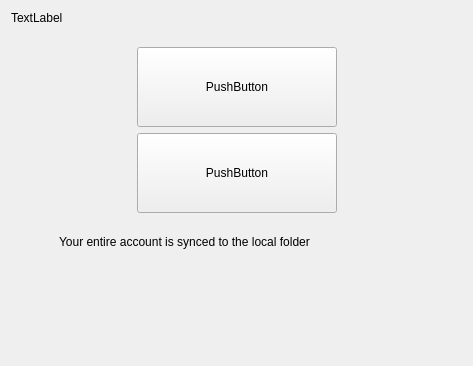
<?xml version="1.0" encoding="UTF-8"?>
<ui version="4.0">
 <class>OwncloudWizardResultPage</class>
 <widget class="QWidget" name="OwncloudWizardResultPage">
  <property name="geometry">
   <rect>
    <x>0</x>
    <y>0</y>
    <width>473</width>
    <height>366</height>
   </rect>
  </property>
  <property name="windowTitle">
   <string notr="true">Form</string>
  </property>
  <layout class="QVBoxLayout" name="verticalLayout_3">
   <item>
    <widget class="QLabel" name="topLabel">
     <property name="text">
      <string notr="true">TextLabel</string>
     </property>
     <property name="wordWrap">
      <bool>true</bool>
     </property>
    </widget>
   </item>
   <item>
    <layout class="QHBoxLayout" name="horizontalLayout_2">
     <item>
      <spacer name="horizontalSpacer">
       <property name="orientation">
        <enum>Qt::Horizontal</enum>
       </property>
       <property name="sizeType">
        <enum>QSizePolicy::Fixed</enum>
       </property>
       <property name="sizeHint" stdset="0">
        <size>
         <width>48</width>
         <height>20</height>
        </size>
       </property>
      </spacer>
     </item>
     <item>
      <layout class="QVBoxLayout" name="verticalLayout_2">
       <item>
        <layout class="QHBoxLayout" name="horizontalLayout_12"/>
       </item>
       <item>
        <spacer name="verticalSpacer_2">
         <property name="orientation">
          <enum>Qt::Vertical</enum>
         </property>
         <property name="sizeType">
          <enum>QSizePolicy::Fixed</enum>
         </property>
         <property name="sizeHint" stdset="0">
          <size>
           <width>20</width>
           <height>16</height>
          </size>
         </property>
        </spacer>
       </item>
       <item>
        <layout class="QHBoxLayout" name="horizontalLayout">
         <item>
          <spacer name="horizontalSpacer_3">
           <property name="orientation">
            <enum>Qt::Horizontal</enum>
           </property>
           <property name="sizeHint" stdset="0">
            <size>
             <width>40</width>
             <height>20</height>
            </size>
           </property>
          </spacer>
         </item>
         <item>
          <layout class="QVBoxLayout" name="verticalLayout">
           <item>
            <widget class="QToolButton" name="pbOpenServer">
             <property name="sizePolicy">
              <sizepolicy hsizetype="Minimum" vsizetype="Fixed">
               <horstretch>0</horstretch>
               <verstretch>0</verstretch>
              </sizepolicy>
             </property>
             <property name="minimumSize">
              <size>
               <width>200</width>
               <height>80</height>
              </size>
             </property>
             <property name="text">
              <string notr="true">PushButton</string>
             </property>
             <property name="toolButtonStyle">
              <enum>Qt::ToolButtonTextUnderIcon</enum>
             </property>
            </widget>
           </item>
           <item>
            <widget class="QToolButton" name="pbOpenLocal">
             <property name="sizePolicy">
              <sizepolicy hsizetype="Minimum" vsizetype="Fixed">
               <horstretch>0</horstretch>
               <verstretch>0</verstretch>
              </sizepolicy>
             </property>
             <property name="minimumSize">
              <size>
               <width>200</width>
               <height>80</height>
              </size>
             </property>
             <property name="text">
              <string notr="true">PushButton</string>
             </property>
             <property name="toolButtonStyle">
              <enum>Qt::ToolButtonTextUnderIcon</enum>
             </property>
            </widget>
           </item>
          </layout>
         </item>
         <item>
          <spacer name="horizontalSpacer_4">
           <property name="orientation">
            <enum>Qt::Horizontal</enum>
           </property>
           <property name="sizeHint" stdset="0">
            <size>
             <width>40</width>
             <height>20</height>
            </size>
           </property>
          </spacer>
         </item>
        </layout>
       </item>
       <item>
        <spacer name="verticalSpacer_3">
         <property name="orientation">
          <enum>Qt::Vertical</enum>
         </property>
         <property name="sizeType">
          <enum>QSizePolicy::Fixed</enum>
         </property>
         <property name="sizeHint" stdset="0">
          <size>
           <width>20</width>
           <height>16</height>
          </size>
         </property>
        </spacer>
       </item>
       <item>
        <widget class="QLabel" name="localFolderLabel">
         <property name="text">
          <string>Your entire account is synced to the local folder </string>
         </property>
         <property name="wordWrap">
          <bool>true</bool>
         </property>
        </widget>
       </item>
       <item>
        <spacer name="verticalSpacer">
         <property name="orientation">
          <enum>Qt::Vertical</enum>
         </property>
         <property name="sizeHint" stdset="0">
          <size>
           <width>336</width>
           <height>13</height>
          </size>
         </property>
        </spacer>
       </item>
      </layout>
     </item>
     <item>
      <spacer name="horizontalSpacer_2">
       <property name="orientation">
        <enum>Qt::Horizontal</enum>
       </property>
       <property name="sizeType">
        <enum>QSizePolicy::Fixed</enum>
       </property>
       <property name="sizeHint" stdset="0">
        <size>
         <width>48</width>
         <height>20</height>
        </size>
       </property>
      </spacer>
     </item>
    </layout>
   </item>
  </layout>
 </widget>
 <resources/>
 <connections/>
</ui>
